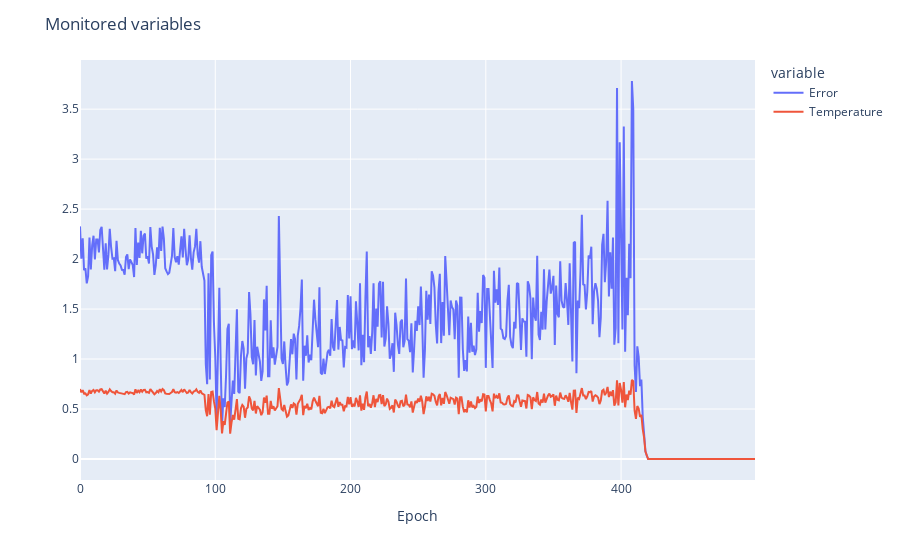

The code cell stored with this chart in its notebook:
### Code cell
fig = px.line(df_model_history[["Error","Temperature"]])
fig.update_layout(title="Monitored variables",
                   xaxis_title='Epoch',
                   yaxis_title='',
                   hovermode='x unified')
fig.show()

### Figure 1 — Plotly figure (JSON) as saved in the notebook; plotly's stock layout.template omitted (floating-point values rounded to 4 significant figures; data arrays with more than 128 entries replaced by an {"elided": "..."} marker saying what was removed)
{"data": [{"hovertemplate": "variable=Error<br>index=%{x}<br>value=%{y}<extra></extra>", "legendgroup": "Error", "line": {"color": "#636efa", "dash": "solid"}, "marker": {"symbol": "circle"}, "mode": "lines", "name": "Error", "orientation": "v", "showlegend": true, "type": "scatter", "x": {"elided": "500 int values"}, "xaxis": "x", "y": {"elided": "500 float values"}, "yaxis": "y"}, {"hovertemplate": "variable=Temperature<br>index=%{x}<br>value=%{y}<extra></extra>", "legendgroup": "Temperature", "line": {"color": "#EF553B", "dash": "solid"}, "marker": {"symbol": "circle"}, "mode": "lines", "name": "Temperature", "orientation": "v", "showlegend": true, "type": "scatter", "x": {"elided": "500 int values"}, "xaxis": "x", "y": {"elided": "500 float values"}, "yaxis": "y"}], "layout": {"hovermode": "x unified", "legend": {"title": {"text": "variable"}, "tracegroupgap": 0}, "margin": {"t": 60}, "title": {"text": "Monitored variables"}, "xaxis": {"anchor": "y", "domain": [0, 1], "title": {"text": "Epoch"}}, "yaxis": {"anchor": "x", "domain": [0, 1], "title": {"text": ""}}}}
